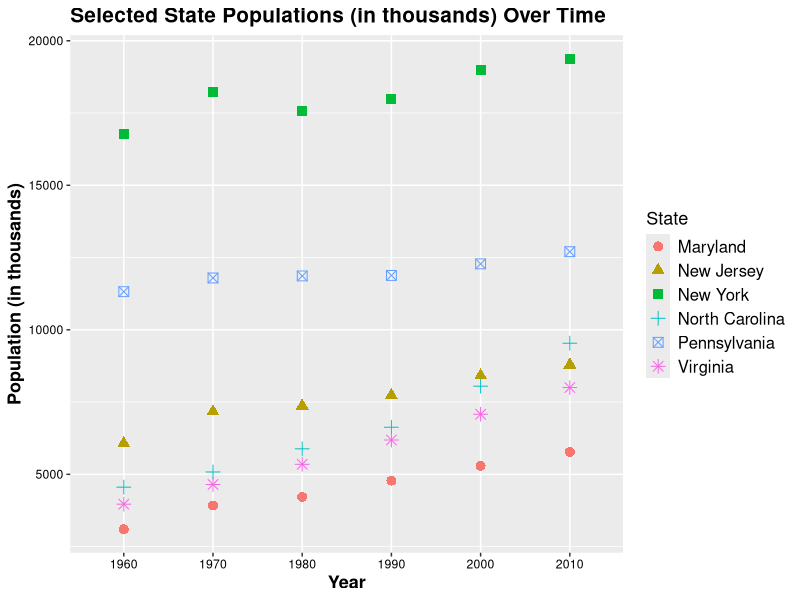

This chart was generated by the following R code:
# This script creates a scatter plot using (a subset of) 'census_data.csv'.

# A description of 'census_data.csv' can be found in 'census_data_scrape_and_process.R'.
# To avoid an overwhelming plot, I will be using a subset of 'census_data.csv' consisting of
# all observations for 6 states (North Carolina, Maryland, New Jersey, Pennsylvania, Virginia, 
# and New York).

# Load packages.
library(data.table)
library(reshape2)
library(ggplot2)

# Load data.
census_data = data.table(read.csv('census_data.csv', header = T, stringsAsFactors = F, check.names = F))

#####
# SUBSET/PROCESS DATA.

  # Specify states of interest.
  states = c('North Carolina', 'Maryland', 'New Jersey', 'Pennsylvania', 
             'Virginia', 'New York')
  
  # Create data subset (specified above).
  census_subset = census_data[Name %in% states]
  
  # Divided population values by 1000 for easier graph viewing.
  census_subset$`1960` = census_subset$`1960` / 1000
  census_subset$`1970` = census_subset$`1970` / 1000
  census_subset$`1980` = census_subset$`1980` / 1000
  census_subset$`1990` = census_subset$`1990` / 1000
  census_subset$`2000` = census_subset$`2000` / 1000
  census_subset$`2010` = census_subset$`2010` / 1000
  
  # Melt 'census_subset' to allow creation of scatter plot.
  census_subset = melt(census_subset, id = 'Name')
  
  # Change column names of 'census_subset'.
  setnames(census_subset, names(census_subset), c('State', 'Year', 'Population'))

#####  
# Plot data.
ggplot(data = census_subset, aes(x = Year, y = Population, color = State, shape = State)) +
  geom_point(size = 3) +
  theme(axis.text.x = element_text(color = 'black'), 
        axis.text.y = element_text(color = 'black'), 
        axis.title.x = element_text(face = 'bold', 
                                    size = 13), 
        axis.title.y = element_text(face = 'bold', 
                                    size = 13), 
        plot.title = element_text(face = 'bold',
                                  size = 15), 
        legend.title = element_text(size = 13), 
        legend.text = element_text(size = 12)) +
  ggtitle('Selected State Populations (in thousands) Over Time') +
  xlab('Year') +
  ylab('Population (in thousands)')
